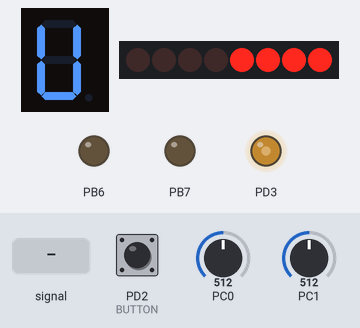
A program run on a simulated ATmega328P, built with avr-gcc and emulated at 16 MHz. Parts: 1-digit seven-segment display, 8 shift-register outputs drawn as a row of LEDs (first output left, lit = HIGH), output pins drawn as LEDs (lit = HIGH). Wiring (inferred from the names in the program): shift register (74HC595): data PD6; shift clock PD4; latch PD5; 1-digit 7-segment display, segments lit when HIGH: segments PB0, PB1, PB2, PB3, PB4, PB5, PD7. Wiring (inferred from the signals the program sends): row of LEDs: on Q0, Q1, Q2, Q3, Q4, Q5, Q6, Q7. The inputs (shaded band) are chosen by the test bench; at power-on: PC0 = 512, PD2 (BUTTON) LOW, PC1 = 512. The segment pins are drawn as the display they are named for; pins used as bus, display or sensor lines are not drawn.

Above: at 1.2 s.
1.3 s: PC0 fed a 2 Hz sine of ±306 counts around its level
At 1.4 s:
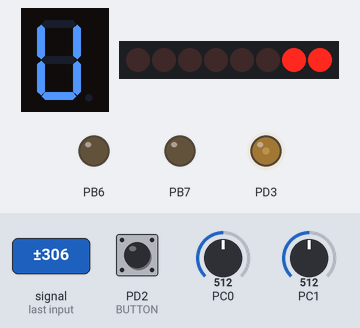
3.2 s: PC0 set to 5
At 4.4 s:
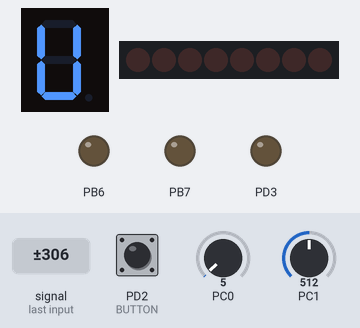
4.7 s: PD2 (BUTTON) pulled HIGH for 3.2 s
At 9.0 s:
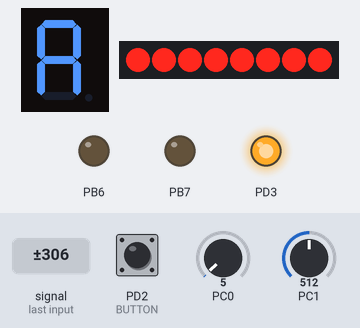
9.4 s: PC1 set to 171
10.9 s: PC1 set to 162
At 11.4 s:
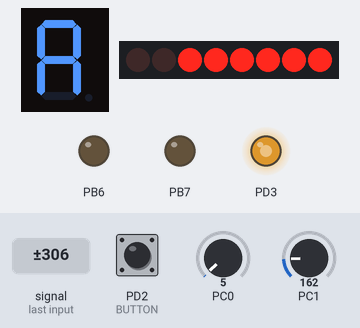
12.4 s: PC1 set to 122
At 13.2 s:
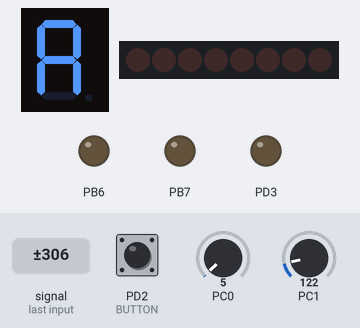
Timing chart, 0 to 14.9 s (numbered marks = the images above; inputs shaded):
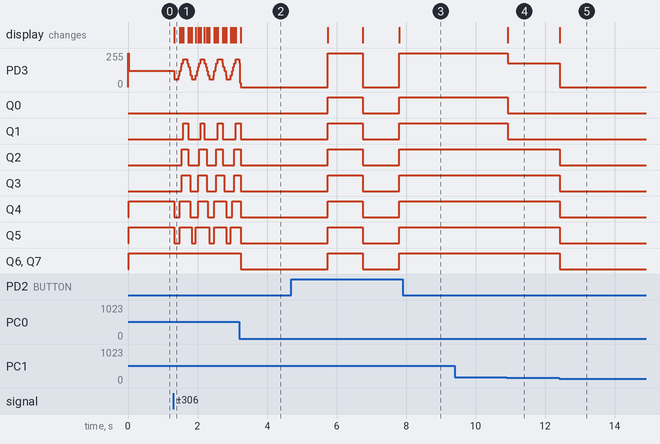

The program:

main.c
```c
/*
 * FanController.c
 *
 * Created: 21.4.2021
 * Author: Tommi
 * This is my Final Project solution for Temperature Controlled DC Fan.
 */

#define F_CPU 16000000UL
#include <avr/io.h>
#include <avr/portpins.h>
#include <avr/sfr_defs.h>
#include <avr/interrupt.h>
#include <util/delay.h>
#include "7SegmentDisplay.h"
#include "SR595.h"
#define BUTTON_DDR DDRD
#define BUTTON_PORT PORTD
#define BUTTON_PIN PIND
#define BUTTON PD2
#define BUTTON_HIGH (BUTTON_PIN & 1<<BUTTON)


	// Function predefinition
	void waitMS(uint16_t delayMS);
	int readADC();
	void toggleState();


	volatile int buttonCounter = 0;						// Keeps track if button has been pressed for 100 flag raises (10ms timer)

	enum {
		MODE_AUTO,
		MODE_USER
		};

	volatile int state = MODE_USER;						// User mode is default

	int main(void){

		// ADC
		ADCSRA |= _BV(ADEN);												// Enable ADC
		ADMUX  |= (_BV(REFS0));												// Vref = 5V
		ADCSRA |= (_BV(ADPS2) | _BV(ADPS1) | _BV(ADPS0));					// prescaler 128: fadc=16Mhz/128=125kHz
		ADCSRA |= 1<<ADSC;

		// Timer0 (10ms)
		TCCR0A = 1<<WGM01;													// Clear timer on compare match WGM02:0 = 2
		OCR0A = 157;														// Compare value for 10ms
		TCNT0  = 0x00;														// reset counter
		TIMSK0 |= (1<<OCIE0A);
		TIFR0 |= OCF0A;														// clear IRQ flag writing 1's to register
		TCCR0B = (1<<CS00) | (1<<CS02);										// prescaler 1024

		// PWM Timer2 (controls PD3 aka OC2B) is 8 bit timer
		DDRD |= (1<<PD3);													// DDR out (0C2B) connected to MOSFET gate
		TCCR2B |= (1<<CS21);												// Prescaling 8
		TCCR2A |= (1<<WGM20);												// Phase correct & OCR2A TOP
		TCCR2B |= (1<<WGM22);												// WGM22 bit (phase correct) is in different reg
		TCCR2A |= (1<<COM2B1);												// Clear 0C2B on compare match when up counting, set when down counting
		OCR2B = 0;															// Compared with TCNT2
		OCR2A = 40;															// TOP value -- 2MHz/25000(desiredFreq) = 80/2 = 40
		//TIMSK2 |= (1<<OCIE2B);											// Output compare match B interrupt enabled (not set)

		sei();																// Global interrupts enabled

		// Port definitions
		BUTTON_DDR  &= ~(1<<BUTTON);										// Button as input, no internal pull up resistor is used
		SEGMENT_AF_DDR |= 0xFF;												// DDRB OUTPUT FOR SEGMENTS A-F
		SEGMENT_G_DDR |= (1 << SEGMENT_G);									// DDRD OUTPUT FOR SEGMENT G
		SR595_DDR |= (1<<SR595_SER) | (1<<SR595_SRCLK) | (1<<SR595_RCLK);	// SER, RCLK, SRCLK outputs

		// -- ADC COMPARE VALUE CALCULATIONS --
		double UNO_VOLTAGE = 4850;											// My Uno gave V reading of 4.85 V
		double maxADC = 1024;
		double TMPSensorVoltage[] = {710, 720, 730, 740, 750, 760, 770, 780};				// Readings for TMP36, system doesn't calibrate automatically so change accordingly!
		double potentiometerVoltage[] = {300, 800, 1400, 1900, 2500, 3000, 3500, 4000};		// Readings for Potentiometer
		double adcValueHolder;
		int TMP36Values[8];
		int potentiometerValues[8];

		for (int i = 0; i<8; i++){												//Calculate ADC values for temperature sensor
			adcValueHolder = ((TMPSensorVoltage[i]/UNO_VOLTAGE)*maxADC);
			TMP36Values[i] = (int)adcValueHolder;
		}

		for (int i = 0; i<8; i++){												// Calculate ADC values for potentiometer
			adcValueHolder = ((potentiometerVoltage[i]/UNO_VOLTAGE)*maxADC);
			potentiometerValues[i] = (int)adcValueHolder;
		}
		// -- ADC CALCULATIONS END --

		int fanDutycycles[] = {0, 5, 9, 14, 19, 24, 28, 33, 40};
		int SRLeds [] = {0, 128, 192, 224, 240, 248, 252, 254, 255};			// Leds light depending on fan speed

		SevenSegTurnLetterOn('u');												// User mode (default);

		while(1){

			uint8_t overCounter = 0;
			uint32_t adcReading = 0;

			if (buttonCounter > 100){											// buttonCounter increments (1) when 10ms timer raises flag and BUTTON is pressed
				toggleState();
				buttonCounter = 0;
			}

			for (uint8_t i=0;i<100;i++){										// Takes 100 ADC readings
				adcReading += readADC();
			}

			adcReading = adcReading/100;

			switch (state) {						// Depending on the state, compares adcReading value to either precalculated potentiometer or tmp36 values
				case MODE_USER : {
					for (int i = 0; i<8; i++){
						if (adcReading>potentiometerValues[i]){
							overCounter++;
						}
					}
				break;
				}
				case MODE_AUTO : {
					for (int i = 0; i<8; i++){
						if (adcReading>TMP36Values[i]){
							overCounter++;
						}
					}
				break;
				}
			}

			OCR2B = fanDutycycles[overCounter];						// Set PWM
			SR595AddMultipleBits(SRLeds[overCounter]);				// Light leds

		} // END WHILE

	}	// END MAIN


	ISR(TIMER0_COMPA_vect){
		if(BUTTON_HIGH){
			buttonCounter++;
		}else {
			buttonCounter = 0;
		}
	}

	void toggleState(){
		switch (state){
			case MODE_USER : {
				ADMUX  |= (1<<MUX0);				// ADC 1
				SevenSegTurnLetterOn('a');
				state = MODE_AUTO;
				break;
			}
			case MODE_AUTO : {
				ADMUX  &= ~(1<<MUX0);				// ADC 0
				SevenSegTurnLetterOn('u');
				state = MODE_USER;
				break;
			}
		}
	}

	int readADC(){
		uint16_t uADCval = 0;

		ADCSRA |= _BV(ADEN);						// enable ADC
		ADCSRA |= _BV(ADSC);						// start conversion

		while (ADCSRA & _BV(ADSC));					// wait until ADC ready (ADSC bit is reset)

		uADCval = ADC;								// read result
		ADCSRA &= ~(_BV(ADEN));						// stop ADC, no need to keep it up running

		return uADCval;
	}
```

7SegmentDisplay.h
```c
/*
 * Created: 15/04/2021
 * Author : Tommi
	This code adds support for 7 segment display, can be used to display numbers 0-15 (Dot is not coded)
 */

#define F_CPU 16000000UL // 16 MHz
#include <avr/io.h>
#include <avr/portpins.h>

#define SEGMENT_AF_DDR DDRB
#define SEGMENT_G_DDR DDRD
#define SEGMENT_AF_PORT PORTB
#define SEGMENT_G_PORT PORTD
																	// 7 Segment Pin		Uno Pin
#define SEGMENT_A	PB0												// PIN7					PB0
#define SEGMENT_B	PB1												// PIN6					PB1
#define SEGMENT_C	PB2												// PIN4					PB2
#define SEGMENT_D	PB3												// PIN2					PB3
#define SEGMENT_E	PB4												// PIN1					PB4
#define SEGMENT_F	PB5												// PIN9					PB5
#define SEGMENT_G	PD7												// PIN10				PD7
// Turn segment on
#define SEGMENT_A_ON	SEGMENT_AF_PORT |= (1 << SEGMENT_A)
#define SEGMENT_B_ON	SEGMENT_AF_PORT |= (1 << SEGMENT_B)
#define SEGMENT_C_ON	SEGMENT_AF_PORT |= (1 << SEGMENT_C)
#define SEGMENT_D_ON	SEGMENT_AF_PORT |= (1 << SEGMENT_D)
#define SEGMENT_E_ON	SEGMENT_AF_PORT |= (1 << SEGMENT_E)
#define SEGMENT_F_ON	SEGMENT_AF_PORT |= (1 << SEGMENT_F)
#define SEGMENT_G_ON	SEGMENT_G_PORT  |= (1 << SEGMENT_G)

	// Function prototypes
	void SevenSegDimSegments();										// Turn all segments off
	void SevenSegTurnNumberOn(uint8_t number);						// Display number 0-15 on screen (0-9, A-F)
	void SevenSegTurnSegmentOn(char segment);						// Turn individual segment on A-G
	void SevenSegTurnLetterOn(char letter);

	// Dim every segment
	void SevenSegDimSegments(){
		SEGMENT_AF_PORT &= 0x00;									// Dims A-F
		SEGMENT_G_PORT &= ~(1 << SEGMENT_G);						// Dims G
	}

	// Turn individual segment on
	void SevenSegTurnSegmentOn(char segment){
			switch(segment) {
				case 'A' : {
					SEGMENT_AF_PORT |= (1 << PB0);
					break;
				}
				case 'B' : {
					SEGMENT_AF_PORT |= (1 << PB1);
					break;
				}
				case 'C' : {
					SEGMENT_AF_PORT |= (1 << PB2);
					break;
				}
				case 'D' : {
					SEGMENT_AF_PORT |= (1 << PB3);
					break;
				}
				case 'E' : {
					SEGMENT_AF_PORT |= (1 << PB4);
					break;
				}
				case 'F' : {
					SEGMENT_AF_PORT |= (1 << PB5);
					break;
				}
				case 'G' : {
					SEGMENT_G_PORT |= (1 << PD7);
					break;
				}
			}		// End switch
	}

	// Display number 0-9 + A-F
	void SevenSegTurnNumberOn(uint8_t number) {

		switch(number){
			if (number > 15 || number < 0)
				break;

			case 0 : {
				SevenSegDimSegments();
				SEGMENT_A_ON; SEGMENT_B_ON; SEGMENT_C_ON; SEGMENT_D_ON; SEGMENT_E_ON; SEGMENT_F_ON;
				break;
			}
			case 1 : {
				SevenSegDimSegments();
				SEGMENT_B_ON; SEGMENT_C_ON;
				break;
			}
			case 2 : {
				SevenSegDimSegments();
				SEGMENT_A_ON; SEGMENT_B_ON; SEGMENT_D_ON; SEGMENT_E_ON; SEGMENT_G_ON;
				break;
			}
			case 3 : {
				SevenSegDimSegments();
				SEGMENT_A_ON; SEGMENT_B_ON; SEGMENT_C_ON; SEGMENT_D_ON; SEGMENT_G_ON;
				break;
			}
			case 4 : {
				SevenSegDimSegments();
				SEGMENT_B_ON; SEGMENT_C_ON; SEGMENT_F_ON; SEGMENT_G_ON;
				break;
			}
			case 5: {
				SevenSegDimSegments();
				SEGMENT_A_ON; SEGMENT_C_ON; SEGMENT_D_ON; SEGMENT_F_ON; SEGMENT_G_ON;
				break;
			}
			case 6 : {
				SevenSegDimSegments();
				SEGMENT_A_ON; SEGMENT_C_ON; SEGMENT_D_ON; SEGMENT_E_ON; SEGMENT_F_ON; SEGMENT_G_ON;
				break;
			}
			case 7 : {
				SevenSegDimSegments();
				SEGMENT_A_ON; SEGMENT_B_ON; SEGMENT_C_ON;
				break;
			}
			case 8 : {
				SevenSegDimSegments();
				SEGMENT_A_ON; SEGMENT_B_ON; SEGMENT_C_ON; SEGMENT_D_ON; SEGMENT_E_ON; SEGMENT_F_ON; SEGMENT_G_ON;
				break;
			}
			case 9 : {
				SevenSegDimSegments();
				SEGMENT_A_ON; SEGMENT_B_ON; SEGMENT_C_ON; SEGMENT_D_ON; SEGMENT_F_ON; SEGMENT_G_ON;
				break;
			}
			case 10 : {
				SevenSegDimSegments();
				SEGMENT_A_ON; SEGMENT_B_ON; SEGMENT_C_ON; SEGMENT_E_ON; SEGMENT_F_ON; SEGMENT_G_ON;
				break;
			}
			case 11 : {
				SevenSegDimSegments();
				SEGMENT_C_ON, SEGMENT_D_ON; SEGMENT_E_ON; SEGMENT_F_ON; SEGMENT_G_ON;
				break;
			}
			case 12 : {
				SevenSegDimSegments();
				SEGMENT_A_ON; SEGMENT_D_ON; SEGMENT_E_ON; SEGMENT_F_ON;
				break;
			}
			case 13 : {
				SevenSegDimSegments();
				SEGMENT_B_ON; SEGMENT_C_ON; SEGMENT_D_ON; SEGMENT_E_ON; SEGMENT_G_ON;
				break;
			}
			case 14 : {
				SevenSegDimSegments();
				SEGMENT_A_ON; SEGMENT_D_ON; SEGMENT_E_ON; SEGMENT_F_ON; SEGMENT_G_ON;
				break;
			}
			case 15 : {
				SevenSegDimSegments();
				SEGMENT_A_ON; SEGMENT_E_ON; SEGMENT_F_ON; SEGMENT_G_ON;
				break;
			}
		} // END SWITCH
	}

	void SevenSegTurnLetterOn(char letter){

		switch (letter){
			if (letter != 'u' || letter != 'a')
				break;

			case 'a' : {
				SevenSegDimSegments();
				SEGMENT_A_ON; SEGMENT_B_ON; SEGMENT_C_ON; SEGMENT_E_ON; SEGMENT_F_ON; SEGMENT_G_ON;
				break;
			}
			case 'u' : {
				SevenSegDimSegments();
				SEGMENT_B_ON; SEGMENT_C_ON; SEGMENT_D_ON; SEGMENT_E_ON; SEGMENT_F_ON;
				break;
			}
		}
	}
```

SR595.h
```c
/*
 * Created: 17/04/2021
 *  Author: Tommi
 This code was made to control Shift register SN74HC595 (SR595) with Arduino Uno
 SR595 is SIPO, which means it takes data in serial and outputs it in parallel form
 Needs 3 output pins from microcontroller to control SER, SRCLK and RCLK pins

 SER is the data bit (0 or 1), when SRCLK is on rising edge it reads SER and pushes it into register bit place 0, moving other bits by one
 -- NOTE: When data is pushed from bit 7 it can be fed into another shift register by using serial out pin,
		  this code only supports first 8 bits and daisy chaining wasn't taken into account --

RCLK on the rising edge copies bits from shift register and sends them to outputs (if Output enable (OE(active low))) is negative.
 */

#define F_CPU 16000000UL // 16 MHz
#include <avr/io.h>
#include <avr/portpins.h>

#define SR595_PORT PORTD
#define SR595_DDR DDRD
#define SR595_SER PD6																// SER				PD6
#define SR595_SRCLK PD4																// SRCLK			PD4
#define SR595_RCLK PD5																// RCLK				PD5

	// Function prototypes
	void SR595AddBit(int bit);														// Add single bit (0 or 1) into shift register
	void SR595PulseSR();															// Read SER and store the bit
	void SR595PulseLatch();															// Copy SR to latch
	void SR595AddMultipleBits(int number);											// Reads 8 first bits of a number and places them into latch register


	void SR595AddMultipleBits(int number){											// Reads first 8 bits of integer number starting from MSB
		int bitHold;																// Holds the bit
		int i = 7;																	// Sends bits from MSB(7) to 0

		while (i >= 0){
			bitHold = (number & (1 << i)) ? 1 : 0;									// Compares numbers bits and bit at place i, if they match returns 1 otherwise returns 0
			SR595AddBit(bitHold);
			i--;
		}
		SR595PulseLatch();															// 8 bits have been added to shift register before copying it to latch
	}

	void SR595PulseSR(){															// Add SER's bit to shift register
		SR595_PORT |= (1<<SR595_SRCLK);
		SR595_PORT &= ~(1<<SR595_SRCLK);
	}

	void SR595PulseLatch(){															// Copy bits from shift register to latch register
		SR595_PORT |= (1<<SR595_RCLK);
		SR595_PORT &= ~(1<<SR595_RCLK);
	}

	void SR595AddBit(int bit){														// Only bit is added doesn't copy to latch
		if (bit == 0){
			SR595_PORT &= ~(1<<SR595_SER);
		}
		if (bit == 1) {
			SR595_PORT |= (1<<SR595_SER);
		}
		SR595PulseSR();
	}
```

Measured:
- the behaviour switches between 163 and 162 on PC1 (found by bisection; images 3 and 4)
- after the input at 1.3 s, PD3: 121/255 → 57/255 at once, then repeats every 0.49 s: 89/255 0.02 s, 121/255 0.04 s, 153/255 0.02 s, 179/255 0.04 s, 210/255 0.12 s, 179/255 0.02 s, 153/255 0.04 s, 121/255 0.02 s, 89/255 0.04 s, 57/255 0.12 s; Q1: alternates HIGH for 0.14 s and LOW for 0.37 s, starting after 0.29 s
- after the input at 3.2 s, the display: changes at once (image 2)
- after the input at 4.7 s, PD3: 0/255 → 255/255 after 1.0 s, → 0/255 1.0 s later, → 255/255 1.0 s later; Q0–7: LOW → HIGH after 1.0 s, → LOW 1.0 s later, → HIGH 1.0 s later; the display: changes after 1.0 s (image 3)
- after the input at 9.4 s, every drawn part: stays the same
- after the input at 10.9 s, PD3: 255/255 → 179/255 at once; Q0, Q1: HIGH → LOW at once; the display: changes at once (image 4)
- after the input at 12.4 s, PD3: 179/255 → 0/255 at once; Q2–7: HIGH → LOW at once; the display: changes at once (image 5)
